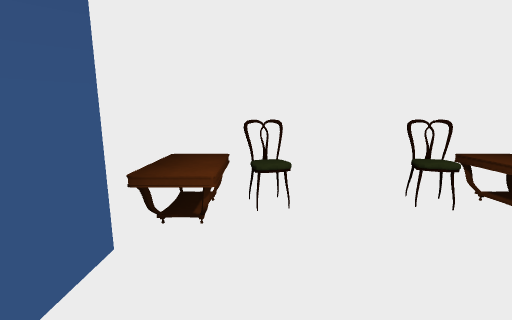
[1] (above)

12 first-person views from a walk through a scene from a Unity 3-D project. The camera is 1.4 m above the floor, tilts 10° down and sees 90° across. Doors are open. The floor is counted in squares, 1 m on a side. Each view is taken from the middle of a square. On the plan, view 1 faces up. The plan holds only what a view shows up to about 13 squares ahead; the rest is blank. The player is left out.

[2]
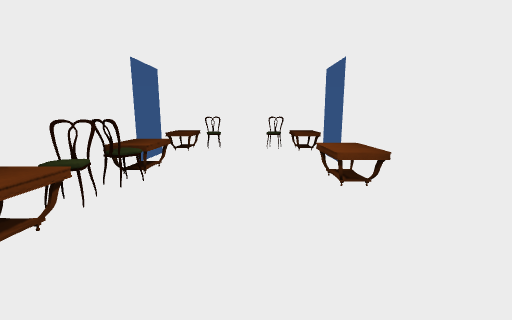

[3]
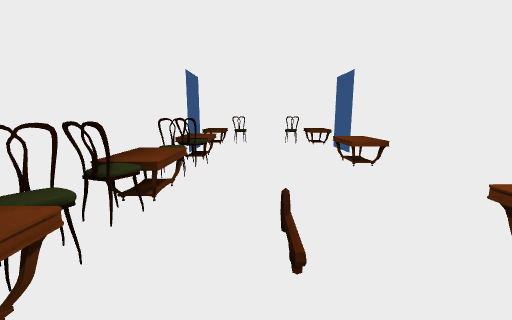

[4]
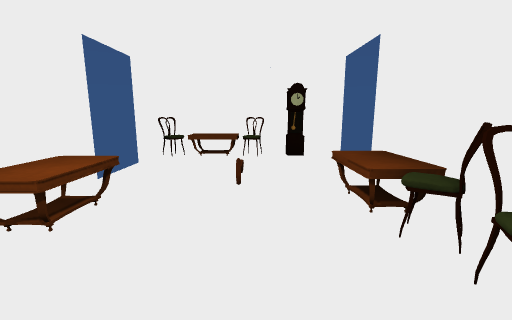

[5]
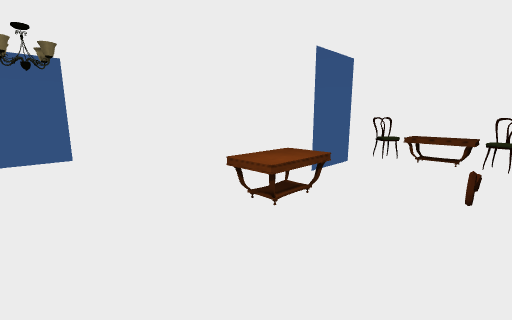

[6]
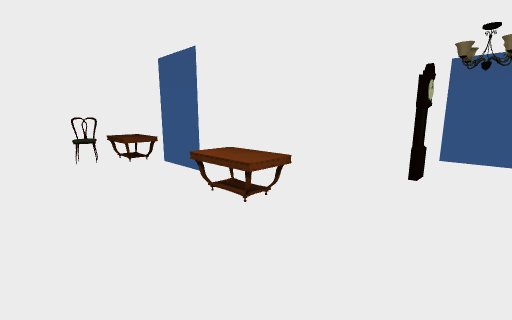

[7]
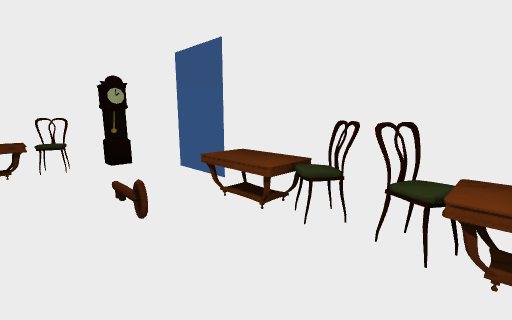

[8]
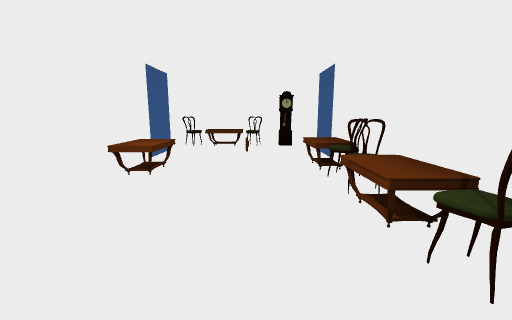

[9]
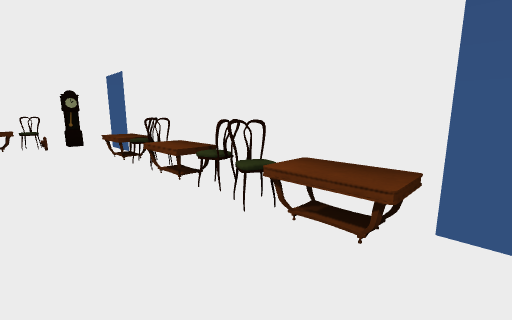

[10]
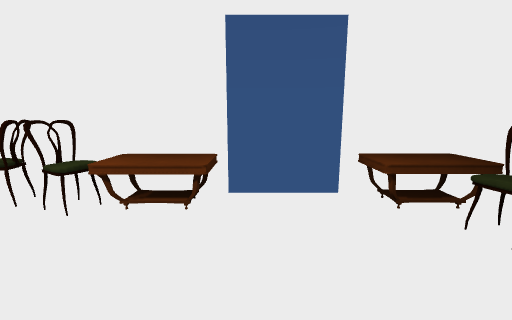

[11]
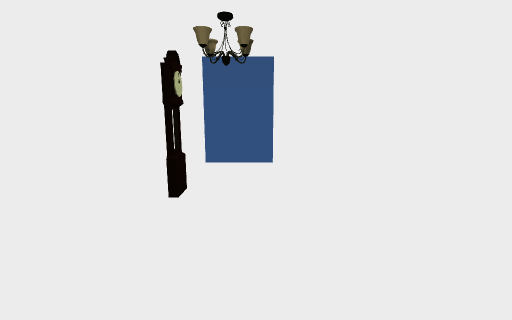

[12]
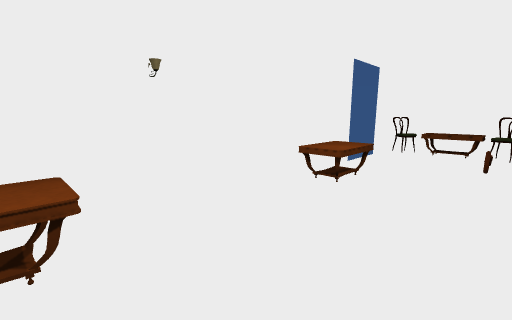

### Floor plan
Ten units are one square. View 1 is at (0, 0); x grows to the right and y downward. Boxes are objects, and circles mark ways between rooms. Rooms are numbered by the first view taken in them; rooms with no view inside come last. Other rooms are left out.
<svg viewBox="-20 -50 130 190">
<path fill="none" stroke="#000" d="M45 35 45 -5M-15 -6 -15 95M45 96 45 55M45 -24 45 -45 -15 -45 -15 -24M-15 114 -15 135 45 135 45 115M65 35 45 35M45 55 105 55M105 35 84 35"/>
<rect x="-15" y="125" width="20" height="10" fill="#bbb"><title>other object</title></rect>
<rect x="-15" y="75" width="10" height="20" fill="#bbb"><title>other object</title></rect>
<rect x="-15" y="55" width="10" height="20" fill="#bbb"><title>other object</title></rect>
<rect x="-15" y="45" width="10" height="10" fill="#bbb"><title>other object</title></rect>
<rect x="-15" y="35" width="10" height="10" fill="#bbb"><title>other object</title></rect>
<rect x="-15" y="25" width="10" height="10" fill="#bbb"><title>other object</title></rect>
<rect x="-15" y="15" width="10" height="10" fill="#bbb"><title>other object</title></rect>
<rect x="-15" y="-5" width="10" height="20" fill="#bbb"><title>other object</title></rect>
<rect x="-15" y="-45" width="10" height="20" fill="#bbb"><title>other object</title></rect>
<rect x="-5" y="-45" width="10" height="10" fill="#bbb"><title>other object</title></rect>
<rect x="5" y="125" width="10" height="10" fill="#bbb"><title>other object</title></rect>
<rect x="5" y="65" width="10" height="10" fill="#bbb"><title>other object</title></rect>
<rect x="15" y="125" width="20" height="10" fill="#bbb"><title>other object</title></rect>
<rect x="25" y="65" width="20" height="20" fill="#bbb"><title>other object</title></rect>
<rect x="25" y="-45" width="10" height="10" fill="#bbb"><title>other object</title></rect>
<rect x="35" y="125" width="10" height="10" fill="#bbb"><title>other object</title></rect>
<rect x="35" y="5" width="10" height="20" fill="#bbb"><title>other object</title></rect>
<rect x="35" y="-45" width="10" height="20" fill="#bbb"><title>other object</title></rect>
<rect x="65" y="25" width="20" height="20" fill="#bbb"><title>other object</title></rect>
<circle cx="45" cy="45" r="3" fill="#2a7"/>
<text x="10" y="40">1</text>
<text x="70" y="40">2</text>
</svg>
Room 1 opens to room 2.

Where each view was taken, in squares from view 1:
view 1: 0 up, 0 right, facing up
view 2: 7 down, 2 right, facing up
view 3: 9 down, 1 right, facing up
view 4: 4 down, 1 right, facing down
view 5: 4 down, 1 right, facing down-right
view 6: 5 down, 1 right, facing up-right
view 7: 5 down, 2 right, facing down-left
view 8: 1 down, 1 right, facing down
view 9: 1 up, 2 right, facing down-left
view 10: 1 up, 3 right, facing left
view 11: 5 down, 3 right, facing right
view 12: 2 down, 1 right, facing down-right
